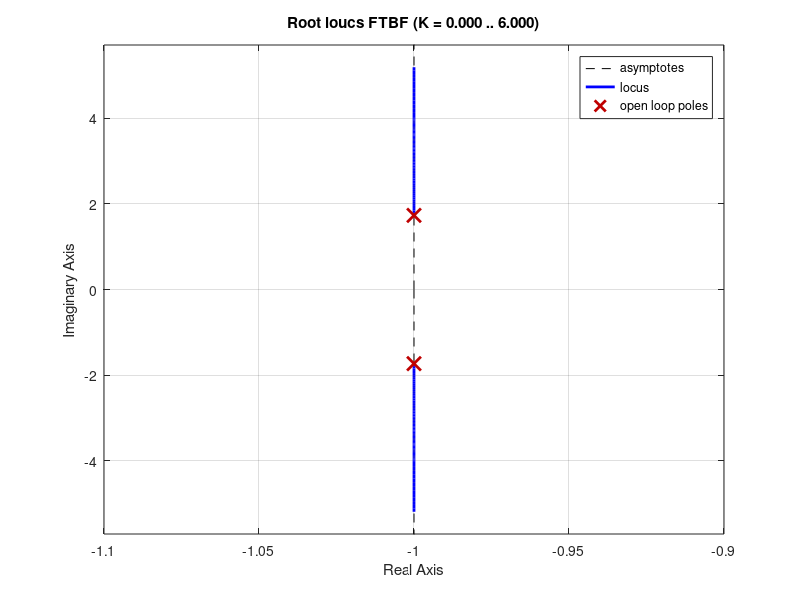

Recreate this plot in MATLAB.
%%  S5 - APP4 - LABORATOIRE
%   Auteur:     Giuseppe Lomonaco
%   CIP:        LOMG2301
%   Auteur:     Isabelle Handfield
%   CIP:        HANI1401

%   Date de creation:                       10-Octobre-2023
%   Date de derniere modification:          10-Octobre-2023

%   DESCRIPTION: 




clc
close all
clear all


%% Probleme 8 - Compensateur P, PD et avance de phase

% fonction de transfert
num = [4];
den = [1    2   0];
TF = tf(num, den);

% compensateur proportionnel de gain unitaire
Gc = 1;

% compensateur avance de phase 
num_AvPh = 4.68 * [1    2.9];
den_AvPh = 4.68 * [1    5.4];
Gc_AvPh = tf(num_AvPh, den_AvPh);

% compensateur PD
num_PD = 4.68 * [1    2.9];
den_PD = 4.68 * [5.4];
Gc_PD = tf(num_PD, den_PD);



% question a) 
FTBO = Gc * TF;
FTBF = feedback(FTBO, 1)
rlocus(FTBF)

[numFTBF, denFTBF] = tfdata(FTBF, 'v');
wn = sqrt(denFTBF(3))
zeta = denFTBF(2) / (wn*2)
ts = 4 / (zeta * wn)




% question b)
FTBO = Gc_AvPh * TF
% FTBF = feedback(FTBO, 1)
[numFTBO, denFTBO] = tfdata(FTBO, 'v');

[R, P, K] = residue(numFTBO, denFTBO);
poid = abs(R) ./ abs(real(P))
[numR, denR] = residue(R(2:3), P(2:3), K);
TF_Reduce = tf(numR, denR)
% FTBF = feedback(TF_Reduce, 1);
[numFTBF, denFTBF] = tfdata(TF_Reduce, 'v');

wn = sqrt(denFTBF(3))
zeta = denFTBF(2) / (wn*2)
ts = 4 / (zeta * wn)
